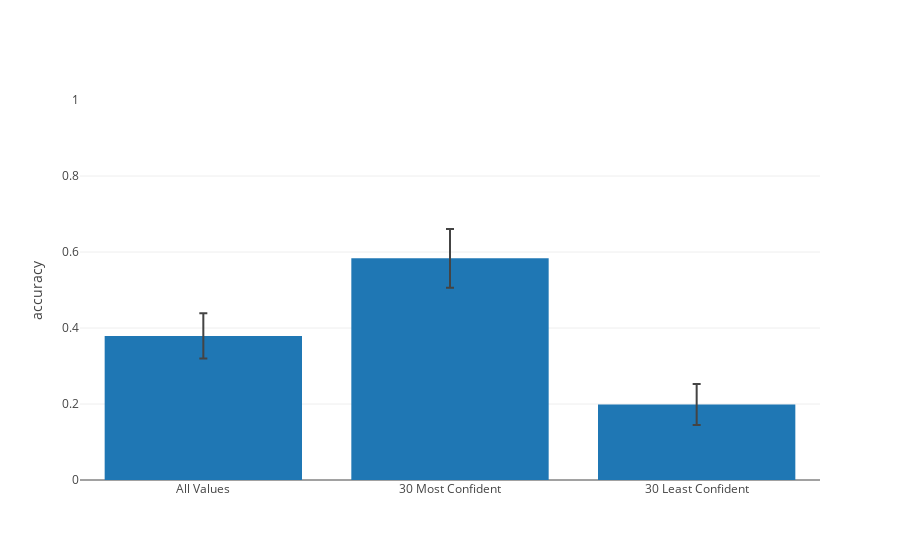

The cell this chart's notebook holds for it:
### Code cell
trace = go.Bar(y=[np.mean(scores), np.mean(top_30_acc_vals), np.mean(bottom_30_acc_vals)],
               x=["All Values", "30 Most Confident", "30 Least Confident"],
               error_y=dict(type="data", 
                            array=[stats.sem(scores), stats.sem(top_30_acc_vals), stats.sem(bottom_30_acc_vals)],
                            visible=True)
              )
data=[trace]

layout=go.Layout(yaxis=dict(range=[0, 1.0], title="accuracy"))
fig = go.Figure(data=data, layout=layout)
iplot(fig)

### Figure 1 — Plotly figure (JSON) as saved in the notebook; plotly's stock layout.template omitted (floating-point values rounded to 4 significant figures)
{"data": [{"error_y": {"array": [0.05956, 0.07735, 0.05399], "type": "data", "visible": true}, "type": "bar", "x": ["All Values", "30 Most Confident", "30 Least Confident"], "y": [0.3791, 0.5833, 0.1987]}], "layout": {"yaxis": {"range": [0, 1], "title": "accuracy"}}}
